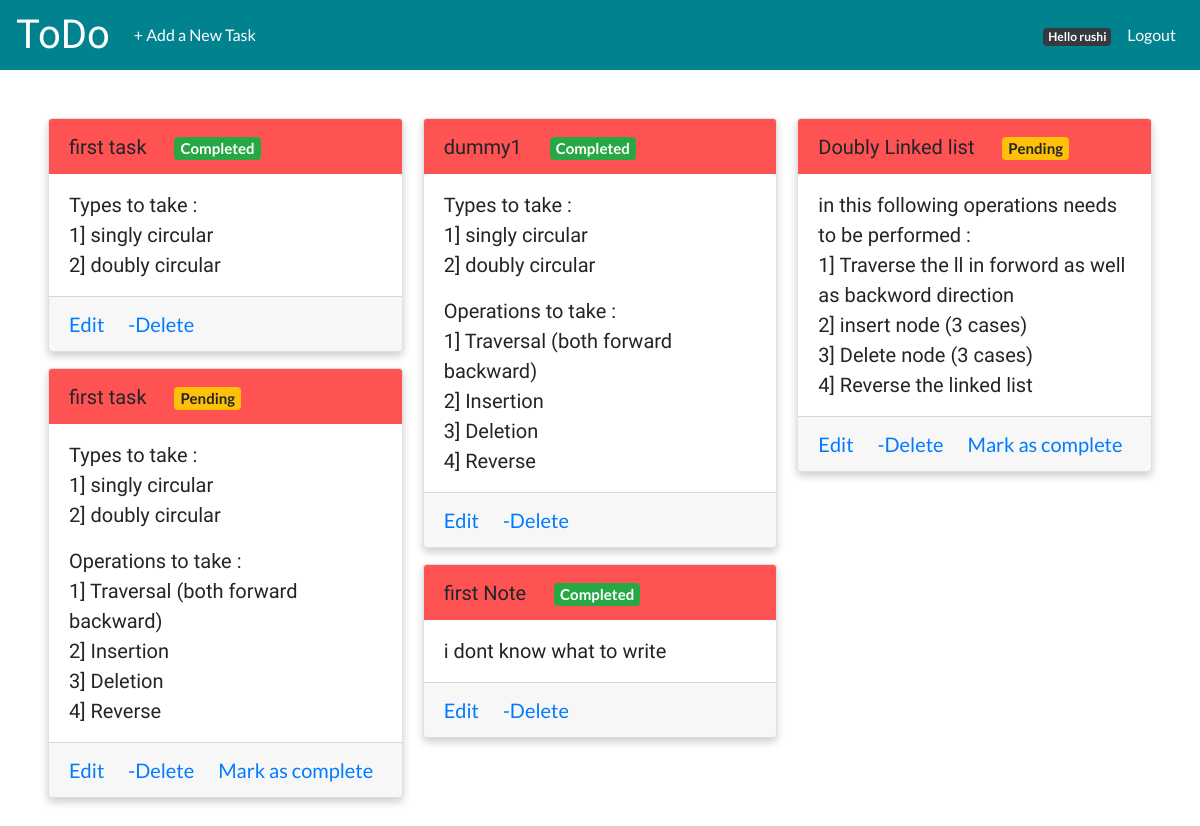
The app's page / (signed in) with its own data.
### todo/models.py (models this page shows, shortened)
class Task(models.Model):
    title=models.CharField(max_length=50)
    description = models.TextField()
    status=models.BooleanField(default=False)
    datetime = models.DateTimeField(default=datetime.now, blank=True)
    added_by = models.ForeignKey(User, null=True, blank=True, on_delete=models.CASCADE)

### todo/views.py (the view)
# urls.py: path('',views.index,name='index'),
@login_required
def index(request):
    tasks=Task.objects.filter(added_by=request.user).order_by('-datetime')
    return render(request,'todo/index.html',{'tasks':tasks})

### todo/templates/todo/index.html (shortened to what this page needs)
{% extends 'todo/base.html' %}
{% block body %}
    <div class="container-fluid p-5">
        <div class="card-columns">
            {% for task in tasks %}
                <div class="card mb-3">
                    <div class="card-header">
                        <span class="task-title">{{ task.title }}</span>
                        {% if task.status is True %}
                            <span class="badge badge-success ml-4">Completed</span>
                        {% else %}
                            <span class="badge badge-warning ml-4">Pending</span>
                        {% endif %}
                    </div>
                    <div class="card-body">
                        <p class="card-text">
                            {{ task.description|linebreaks}}
                        </p>
                    </div>
                    <div class="card-footer">
                        <a class="card-link" href="{% url 'todo:EditTask' task.id %}">Edit</a>
                        <a class="card-link" href="{% url 'todo:DeleteTask' task.id %}">-Delete</a>
                        {% if task.status is False %}
                            <a class="card-link mc" href="{% url 'todo:MarkComplete' task.id %}">Mark as complete</a>
                        {% endif %}
                    </div>
                </div>
            {% endfor %}
        </div>
    </div>
{% endblock %}

### todo/templates/todo/base.html (shortened to what this page needs)
<!doctype html>
<html lang="en">
<head>
    {% load static %}
    <link rel="stylesheet" href="https://maxcdn.bootstrapcdn.com/bootstrap/4.0.0/css/bootstrap.min.css">
    <link rel="stylesheet" type="text/css" href="{% static "todo/css/style.css" %}">
</head>
<body>
<nav class="navbar navbar-expand-lg navbar-dark">
    <a class="navbar-brand" href="{% url 'todo:index' %}">ToDo</a>
    <div class="collapse navbar-collapse" id="navbarSupportedContent">
        <ul class="navbar-nav mr-auto">
            <li class="nav-item active">
                <a class="nav-link" href="{% url 'todo:AddTask' %}">+ Add a New Task</a>
            </li>
        </ul>
        <ul class="navbar-nav ml-auto">
            <li class="nav-item">
                <a class="nav-link" href="#"><span class="badge badge-dark">Hello {{ user }}</span></a>
            </li>
            <li class="nav-item active">
                <a class="nav-link" href="{% url 'todo:logoutUser' %}">Logout</a>
            </li>
        </ul>
    </div>
</nav>
{% block body %}
{% endblock %}
</body>
</html>

### todo/static/todo/css/style.css (style rules this page uses)
body { font-family: 'Lato', sans-serif; font-size: 20px; }
.container-fluid { padding-left: 0; padding-right: 0; }
.navbar { background-color: #00838f; padding-top: 0; padding-bottom: 0; font-size: 2vh; }
.navbar .navbar-brand { font-family: 'Akronim', cursive; font-size: 5vh; }
.card { box-shadow: 0 4px 8px 0 rgba(0,0,0,0.2); }
.card-header { border: none; background-color: #ff5252; }
.card-body { padding-top: 0; padding-bottom: 0; font-family: 'Gloria Hallelujah', cursive; }
.task-title { font-family: 'Gloria Hallelujah', cursive; }

### records on screen
Task: title "first task", status "Completed", description "Types to take : 1] singly circular 2] doubly circular"
Task: title "first task", status "Pending", description "Types to take : 1] singly circular 2] doubly circular Operations to take : 1] Traversal (both forward backward) 2] Insertion 3] Deletion 4] Reverse"
Task: title "dummy1", status "Completed", description "Types to take : 1] singly circular 2] doubly circular Operations to take : 1] Traversal (both forward backward) 2] Insertion 3] Deletion 4] Reverse"
Task: title "first Note", status "Completed", description "i dont know what to write"
Task: title "Doubly Linked list", status "Pending", description "in this following operations needs to be performed : 1] Traverse the ll in forword as well as backword direction 2] insert node (3 cases) 3] Delete node (3 cases) 4] Reverse the linked list"

### other values on screen
{{ user }} "rushi"
